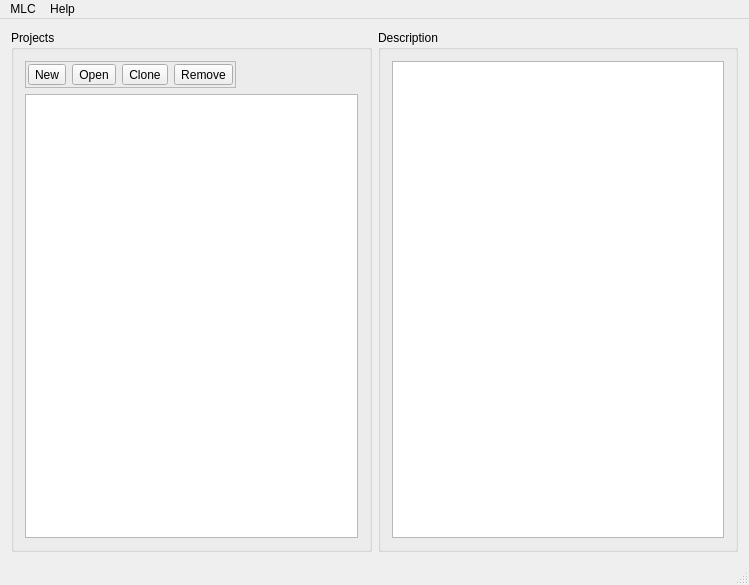
<?xml version="1.0" encoding="UTF-8"?>
<ui version="4.0">
 <class>MLCManager</class>
 <widget class="QMainWindow" name="MLCManager">
  <property name="geometry">
   <rect>
    <x>0</x>
    <y>0</y>
    <width>749</width>
    <height>585</height>
   </rect>
  </property>
  <property name="windowTitle">
   <string>MLC Project Manager</string>
  </property>
  <widget class="QWidget" name="centralWidget">
   <layout class="QHBoxLayout" name="horizontalLayout" stretch="0,0">
    <item>
     <widget class="QGroupBox" name="projects_box">
      <property name="title">
       <string>Projects</string>
      </property>
      <layout class="QVBoxLayout" name="verticalLayout">
       <item alignment="Qt::AlignLeft">
        <widget class="QFrame" name="frame">
         <property name="minimumSize">
          <size>
           <width>0</width>
           <height>0</height>
          </size>
         </property>
         <property name="frameShape">
          <enum>QFrame::StyledPanel</enum>
         </property>
         <property name="frameShadow">
          <enum>QFrame::Raised</enum>
         </property>
         <layout class="QHBoxLayout" name="horizontalLayout_3">
          <property name="leftMargin">
           <number>2</number>
          </property>
          <property name="topMargin">
           <number>2</number>
          </property>
          <property name="rightMargin">
           <number>2</number>
          </property>
          <property name="bottomMargin">
           <number>2</number>
          </property>
          <item>
           <widget class="QToolButton" name="new_button">
            <property name="text">
             <string>New</string>
            </property>
           </widget>
          </item>
          <item>
           <widget class="QToolButton" name="open_button">
            <property name="text">
             <string>Open</string>
            </property>
           </widget>
          </item>
          <item>
           <widget class="QToolButton" name="clone_button">
            <property name="text">
             <string>Clone</string>
            </property>
           </widget>
          </item>
          <item>
           <widget class="QToolButton" name="remove_button">
            <property name="text">
             <string>Remove</string>
            </property>
           </widget>
          </item>
         </layout>
        </widget>
       </item>
       <item>
        <widget class="QListView" name="experiment_list"/>
       </item>
      </layout>
     </widget>
    </item>
    <item>
     <widget class="QGroupBox" name="description_box">
      <property name="title">
       <string>Description</string>
      </property>
      <layout class="QHBoxLayout" name="horizontalLayout_2">
       <item>
        <widget class="QTextBrowser" name="experiment_description"/>
       </item>
      </layout>
     </widget>
    </item>
   </layout>
  </widget>
  <widget class="QMenuBar" name="menuBar">
   <property name="geometry">
    <rect>
     <x>0</x>
     <y>0</y>
     <width>749</width>
     <height>19</height>
    </rect>
   </property>
   <widget class="QMenu" name="menuMLC">
    <property name="title">
     <string>MLC</string>
    </property>
    <addaction name="menu_properties"/>
    <addaction name="separator"/>
    <addaction name="menu_close"/>
   </widget>
   <widget class="QMenu" name="menuProperties">
    <property name="title">
     <string>Help</string>
    </property>
    <addaction name="menu_about"/>
   </widget>
   <addaction name="menuMLC"/>
   <addaction name="menuProperties"/>
  </widget>
  <widget class="QStatusBar" name="statusBar"/>
  <action name="menu_properties">
   <property name="text">
    <string>Properties</string>
   </property>
   <property name="toolTip">
    <string>Manager Properties</string>
   </property>
  </action>
  <action name="menu_close">
   <property name="text">
    <string>Close</string>
   </property>
   <property name="toolTip">
    <string>Close MLC Manager</string>
   </property>
  </action>
  <action name="menu_about">
   <property name="text">
    <string>About</string>
   </property>
   <property name="toolTip">
    <string>Project Information</string>
   </property>
  </action>
 </widget>
 <layoutdefault spacing="6" margin="11"/>
 <resources/>
 <connections>
  <connection>
   <sender>menu_close</sender>
   <signal>triggered()</signal>
   <receiver>MLCManager</receiver>
   <slot>close()</slot>
   <hints>
    <hint type="sourcelabel">
     <x>-1</x>
     <y>-1</y>
    </hint>
    <hint type="destinationlabel">
     <x>374</x>
     <y>292</y>
    </hint>
   </hints>
  </connection>
  <connection>
   <sender>clone_button</sender>
   <signal>clicked()</signal>
   <receiver>MLCManager</receiver>
   <slot>on_clone_button_clicked()</slot>
   <hints>
    <hint type="sourcelabel">
     <x>134</x>
     <y>70</y>
    </hint>
    <hint type="destinationlabel">
     <x>374</x>
     <y>292</y>
    </hint>
   </hints>
  </connection>
  <connection>
   <sender>new_button</sender>
   <signal>clicked()</signal>
   <receiver>MLCManager</receiver>
   <slot>on_new_button_clicked()</slot>
   <hints>
    <hint type="sourcelabel">
     <x>45</x>
     <y>70</y>
    </hint>
    <hint type="destinationlabel">
     <x>374</x>
     <y>292</y>
    </hint>
   </hints>
  </connection>
  <connection>
   <sender>remove_button</sender>
   <signal>clicked()</signal>
   <receiver>MLCManager</receiver>
   <slot>on_remove_button_clicked()</slot>
   <hints>
    <hint type="sourcelabel">
     <x>161</x>
     <y>70</y>
    </hint>
    <hint type="destinationlabel">
     <x>374</x>
     <y>292</y>
    </hint>
   </hints>
  </connection>
  <connection>
   <sender>open_button</sender>
   <signal>clicked()</signal>
   <receiver>MLCManager</receiver>
   <slot>on_open_button_clicked()</slot>
   <hints>
    <hint type="sourcelabel">
     <x>97</x>
     <y>70</y>
    </hint>
    <hint type="destinationlabel">
     <x>374</x>
     <y>292</y>
    </hint>
   </hints>
  </connection>
  <connection>
   <sender>experiment_list</sender>
   <signal>clicked(QModelIndex)</signal>
   <receiver>MLCManager</receiver>
   <slot>on_experiment_list_clicked()</slot>
   <hints>
    <hint type="sourcelabel">
     <x>190</x>
     <y>315</y>
    </hint>
    <hint type="destinationlabel">
     <x>374</x>
     <y>292</y>
    </hint>
   </hints>
  </connection>
  <connection>
   <sender>menu_properties</sender>
   <signal>triggered()</signal>
   <receiver>MLCManager</receiver>
   <slot>edit_gui_config()</slot>
   <hints>
    <hint type="sourcelabel">
     <x>-1</x>
     <y>-1</y>
    </hint>
    <hint type="destinationlabel">
     <x>374</x>
     <y>292</y>
    </hint>
   </hints>
  </connection>
  <connection>
   <sender>experiment_list</sender>
   <signal>activated(QModelIndex)</signal>
   <receiver>MLCManager</receiver>
   <slot>on_experiment_list_clicked()</slot>
   <hints>
    <hint type="sourcelabel">
     <x>190</x>
     <y>315</y>
    </hint>
    <hint type="destinationlabel">
     <x>374</x>
     <y>292</y>
    </hint>
   </hints>
  </connection>
 </connections>
 <slots>
  <slot>on_new_button_clicked()</slot>
  <slot>edit_gui_config()</slot>
  <slot>on_clone_button_clicked()</slot>
  <slot>on_remove_button_clicked()</slot>
  <slot>on_open_button_clicked()</slot>
  <slot>on_experiment_list_clicked()</slot>
 </slots>
</ui>
